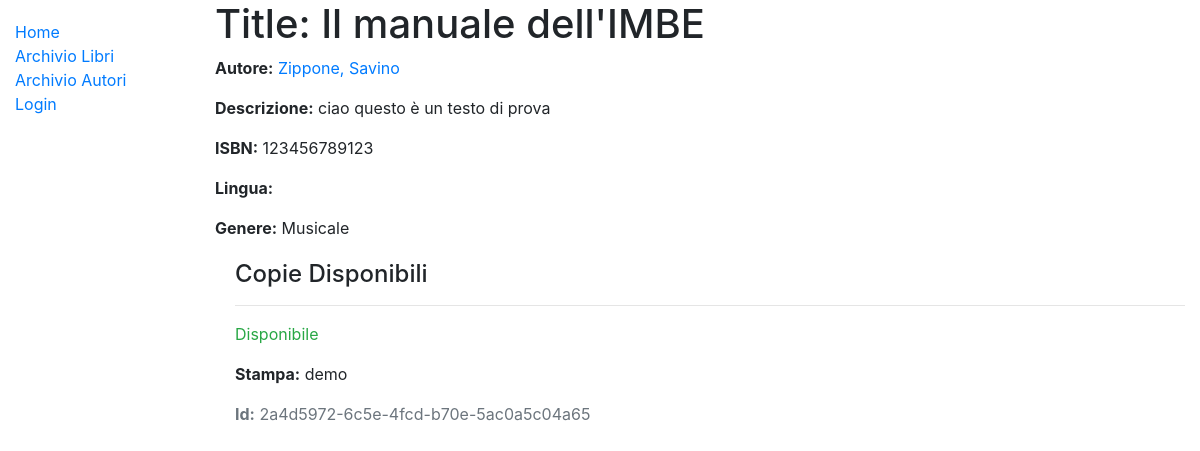
Page /catalog/book/1 on the earlier database version.
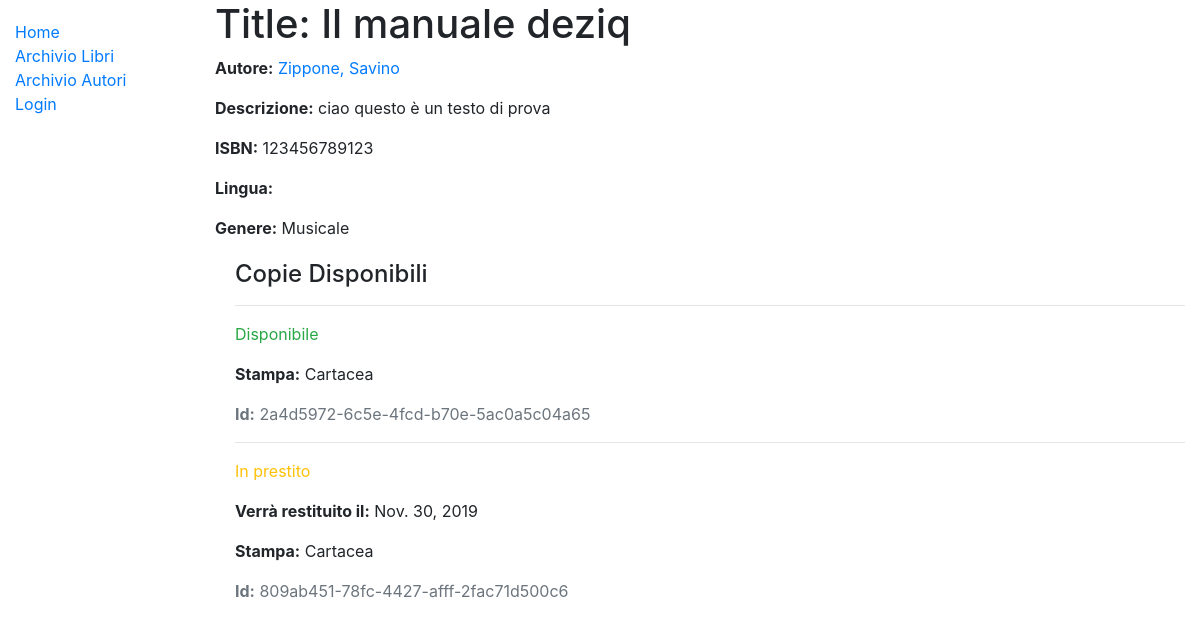
Same page on the later database version.
### catalog/models.py (models this page shows, shortened)
class Book(models.Model):
    title = models.CharField(max_length=200)
    author = models.ForeignKey('Author', on_delete=models.SET_NULL, null=True)
    summary = models.TextField(max_length=1000, help_text='Enter a brief description of the book')
    isbn = models.CharField('ISBN', max_length=13, help_text='13 Character <a href="https://www.isbn-international.org/content/what-isbn">ISBN number</a>')
    genre = models.ManyToManyField(Genre, help_text='Select a genre for this book')
    def display_genre(self):
        """Create a string for the Genre. This is required to display genre in Admin."""
        return ', '.join(genre.name for genre in self.genre.all()[:3])
    display_genre.short_description = 'Genre'

class Author(models.Model):
    first_name = models.CharField(max_length=100)
    last_name = models.CharField(max_length=100)
    date_of_birth = models.DateField(null=True, blank=True)
    date_of_death = models.DateField('Died', null=True, blank=True)
    class Meta:
        ordering = ['last_name', 'first_name']
    def get_absolute_url(self):
        return reverse('author-detail', args=[str(self.id)])
    def __str__(self):
        return f'{self.last_name}, {self.first_name}'

class Genre(models.Model):
    name = models.CharField(max_length=200, help_text='Enter a book genre (e.g. Science Fiction)')
    def __str__(self):
        return self.name

class BookInstance(models.Model):
    id = models.UUIDField(primary_key=True, default=uuid.uuid4, help_text='Unique ID for this particular book across whole library')
    book = models.ForeignKey('Book', on_delete=models.SET_NULL, null=True)
    imprint = models.CharField(max_length=200)
    due_back = models.DateField(null=True, blank=True)
    LOAN_STATUS = (
        ('m', 'Manutenzione'),
        ('o', 'In prestito'),
        ('a', 'Disponibile'),
        ('r', 'Riservato'),
    )
    status = models.CharField(
        max_length=1,
        choices=LOAN_STATUS,
        blank=True,
        default='m',
        help_text='Book availability',
    )
    class Meta:
        ordering = ['due_back']

### catalog/views.py (the view)
# urls.py: path('book/<int:pk>', views.BookDetailView.as_view(), name='book-detail'),
class BookDetailView(generic.DetailView):
    model = Book

### catalog/templates/catalog/book_detail.html
{% extends "base_generic.html" %}
{% block content %}
  <h1>Title: {{ book.title }}</h1>
  <p><strong>Autore:</strong> <a href="{{book.author.get_absolute_url}}">{{ book.author }}</a></p>
  <p><strong>Descrizione:</strong> {{ book.summary }}</p>
  <p><strong>ISBN:</strong> {{ book.isbn }}</p>
  <p><strong>Lingua:</strong> {{ book.language }}</p>
  <p><strong>Genere:</strong> {% for genre in book.genre.all %} {{ genre }}{% if not forloop.last %}, {% endif %}{% endfor %}</p>
  <div style="margin-left:20px;margin-top:20px">
    <h4>Copie Disponibili</h4>
    {% for copy in book.bookinstance_set.all %}
      <hr>
      <p class="
        {% if copy.status == 'a' %}
          text-success
        {% elif copy.status == 'm' %}
          text-danger
        {% else %}
          text-warning
        {% endif %}">
        {{ copy.get_status_display }}
      </p>
      {% if copy.status != 'a' %}
        <p><strong>Verrà restituito il:</strong> {{ copy.due_back }}</p>
      {% endif %}
      <p><strong>Stampa:</strong> {{ copy.imprint }}</p>
      <p class="text-muted"><strong>Id:</strong> {{ copy.id }}</p>
    {% endfor %}
  </div>
{% endblock %}

### catalog/templates/base_generic.html (shortened to what this page needs)
<!DOCTYPE html>
<html lang="it">
<head>
  <link rel="stylesheet"
        href="https://stackpath.bootstrapcdn.com/bootstrap/4.1.3/css/bootstrap.min.css"
>
  {% load static %}
  <link rel="stylesheet" href="{% static '/css/style.css' %}">
</head>
<body>
  <div class="container-fluid">
    <div class="row">
      <div class="col-sm-2">
      {% block sidebar %}
        <ul class="sidebar-nav">
          <li><a href="{% url 'index' %}">Home</a></li>
          <li><a href="{% url 'books' %}">Archivio Libri</a></li>
          <li><a href="{% url 'authors' %}">Archivio Autori</a></li>
          {% if user.is_authenticated %}
            <li>Bentornato <a href="#">{{ user }}</a> (<a href="{% url 'logout' %}">Logout</a>)</li>
          {% else %}
            <li><a href="{% url 'login' %}">Login</a></li>
          {% endif %}
        </ul>
     {% endblock %}
      </div>
      <div class="col-sm-10 ">
        {% block content %}{% endblock %}
      </div>
    </div>
  </div>
</body>
</html>

### catalog/static/css/style.css (style rules this page uses)
.sidebar-nav { margin-top: 20px; padding: 0; list-style: none; }

Differences in the rows shown:
changed Book "ciao questo è un testo di prova": title "Il manuale dell'IMBE" → "Il manuale deziq"
changed BookInstance "Disponibile": imprint "demo" → "Cartacea"
added BookInstance: status "In prestito", due_back "Nov. 30, 2019", imprint "Cartacea", id "809ab451-78fc-4427-afff-2fac71d500c6"
